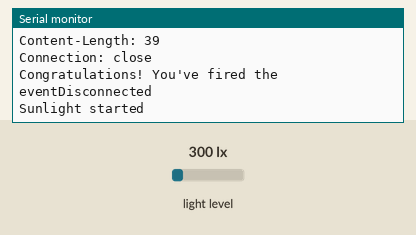
Simulated run of this sketch. Board: Arduino Nano 33 IoT. Shown: the last lines printed to the serial monitor. Inputs (shaded band) come from the test bench; at power-on: light level 300 lx. WiFi joins after 1.5 s; servers stay silent unless stated; web services answer with replies made up by the test bench.

Above: at 2.7 s.
2.8 s: light level set to 40 lx
At 9.3 s:
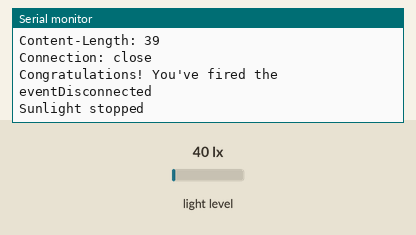
9.6 s: light level set to 500 lx
At 21.3 s:
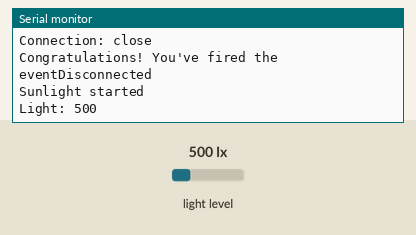
Timing chart, 0 to 22.4 s (numbered marks = the images above; inputs shaded):
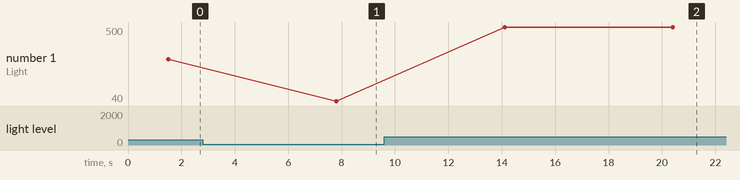

The sketch:

Task3.1IFTTTrigger.ino
```cpp
#include "arduino_secrets.h"

#include <WiFiNINA.h>
#include <Wire.h>
#include <BH1750FVI.h>

// Creates the LightSensor instance
BH1750FVI LightSensor(BH1750FVI::k_DevModeContLowRes);

bool sunlightDetected = false;

char ssid[] = SECRET_SSID;
char pass[] = SECRET_PASS;

WiFiClient client;
char HOST_NAME[] = "maker.ifttt.com";
String eventStart = "/trigger/sunlight_start/with/key/dtPpX3MO_ZNxYWdr7FhDV";
String eventStop = "/trigger/sunlight_stop/with/key/dtPpX3MO_ZNxYWdr7FhDV";

// Function to send IFTTT notification
void sendIFTTTNotification(String path) {
  if (client.connect(HOST_NAME, 80)) {
    Serial.println("Connected to server");
    client.println("GET " + path + " HTTP/1.1");
    client.println("Host: " + String(HOST_NAME));
    client.println("Connection: close");
    client.println();
  } else {
    Serial.println("Connection failed");
  }

  while (client.connected()) {
    if (client.available()) {
      char c = client.read();
      Serial.print(c);
    }
  }

  client.stop();
  Serial.println("Disconnected");
}

void setup() {
  Serial.begin(115200);
  WiFi.begin(ssid, pass);

  while (WiFi.status() != WL_CONNECTED) {
    delay(1000);
    Serial.println("Connecting to WiFi...");
  }

  Serial.println("Connected to WiFi");

  LightSensor.begin();
}

void loop() {
  uint16_t lux = LightSensor.GetLightIntensity();
  Serial.print("Light: ");
  Serial.println(lux);

  if (lux > 50 && !sunlightDetected) {
    sunlightDetected = true;
    sendIFTTTNotification(eventStart);
    Serial.println("Sunlight started");
  } else if (lux <= 50 && sunlightDetected) {
    sunlightDetected = false;
    sendIFTTTNotification(eventStop);
    Serial.println("Sunlight stopped");
  }

  delay(6000);
}
```

arduino_secrets.h
```cpp
#define SECRET_PASS ""
#define SECRET_SSID ""
```

Measured:
- after the input at 2.8 s, the serial monitor: prints a new line after 5.0 s (image 1)
- after the input at 9.6 s, the serial monitor: prints a new line after 4.5 s (image 2)
- plotted number 1: 300 → 40 after the input at 2.8 s, 40 → 500 after the input at 9.6 s
